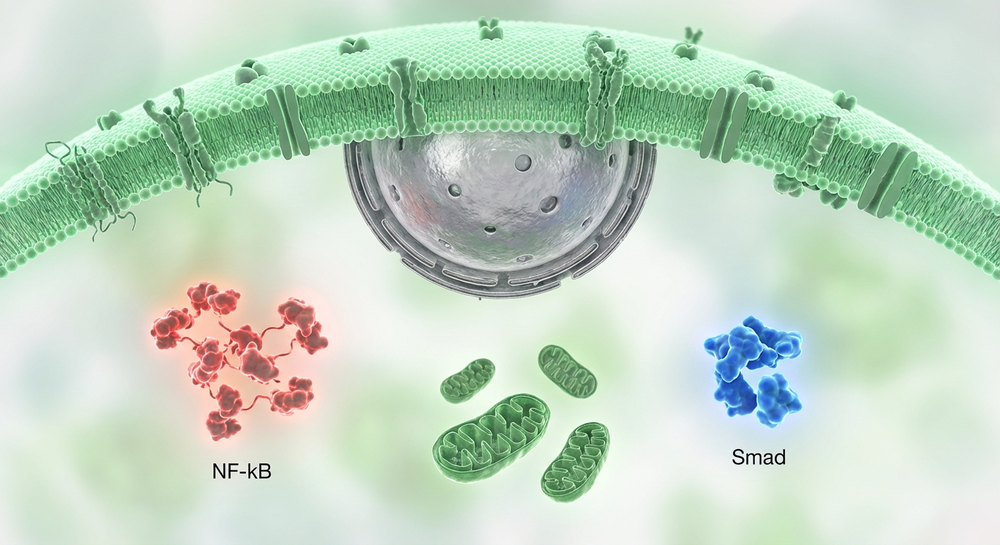
#> input picture CKD_CVD/CKD_CVD_Photoshop_Structured_Base.png, 1000 x 545 px, shrunk from 1408 x 768 before the run, found by its file name
$ python create_photoshop_structured.py
#> lines starting #> are read from the running program, lines starting #| are printed output that depends on the picture
"""
CKD-CVD 타깃 엑소좀: 포토샵 스타일 베이스 + 구조화된 정보 합성 스크립트
"""

import matplotlib.pyplot as plt
from matplotlib.patches import FancyArrowPatch, Circle, FancyBboxPatch, Wedge
import matplotlib.patheffects as path_effects
from PIL import Image
import numpy as np

# 한글 폰트 설정
plt.rcParams['font.family'] = 'Malgun Gothic'
plt.rcParams['axes.unicode_minus'] = False

# 색상
COLOR_MIRNA1 = '#F39C12'   # miR-4739 (주황)
COLOR_MIRNA2 = '#2ECC71'   # miR-4651 (초록)
COLOR_EXO = '#3498DB'      # 엑소좀 (파랑)
COLOR_LIGAND = '#8E44AD'   # 리간드 (보라)

def add_text_box(ax, x, y, title, content, color, width_scale=0.15, height_scale=0.08):
    # 제목
    title_txt = ax.text(x, y, title, fontsize=13, fontweight='bold', color=color, ha='center')
    title_txt.set_path_effects([path_effects.withStroke(linewidth=3, foreground='white')])

    # 내용 박스 (Why)
    box = FancyBboxPatch((x - width_scale/2*img_width, y - height_scale*img_height - 0.02*img_height),
                         width_scale*img_width, height_scale*img_height,
                         boxstyle="round,pad=0.02", fc='white', ec=color, alpha=0.9)
    ax.add_patch(box)

    content_txt = ax.text(x, y - height_scale/2*img_height - 0.02*img_height, content,
                          fontsize=10, color='#555', ha='center', va='center')

# 1. 이미지 로드
img_path = 'CKD_CVD/CKD_CVD_Photoshop_Structured_Base.png'
try:
    img = Image.open(img_path)
#> img is the input picture: PIL image 1000x545 RGB; mean R, G, B 193, 213.3, 195.1
    img_width, img_height = img.size
#> img_width = 1000; img_height = 545
except FileNotFoundError:
    print("이미지를 찾을 수 없습니다.")
    exit()

# Figure 생성
fig = plt.figure(figsize=(16, 9))
ax = fig.add_subplot(111)
ax.imshow(img)
ax.axis('off')

# 좌표 설정 (이미지 분석 기반)
# 세포막: 상단 아치 (y ~ 0.2*height)
# 핵: 하단 중앙 (y ~ 0.8*height)
# NF-kB (Red): 좌측 (x ~ 0.25*width, y ~ 0.5*height)
# Mito (Green): 중앙 (x ~ 0.5*width, y ~ 0.6*height)
# Smad (Blue): 우측 (x ~ 0.75*width, y ~ 0.5*height)

# ========================================
# 1. Binding (상단 중앙)
# ========================================
# 엑소좀 그리기 (이미지에 없으므로)
exo_x, exo_y = img_width * 0.5, img_height * 0.15
#> exo_x = 500; exo_y = 81.75
ax.add_patch(Circle((exo_x, exo_y), img_width*0.04, facecolor=COLOR_EXO, edgecolor='white', lw=2, alpha=0.9))
# 리간드
ax.plot([exo_x, exo_x], [exo_y + img_width*0.04, exo_y + img_width*0.08], color=COLOR_LIGAND, lw=4)

# 텍스트
add_text_box(ax, exo_x, exo_y - img_height*0.1,
             '1. 정밀 타겟팅', 'Why? 신장/심장 정확 배달', COLOR_EXO)


# ========================================
# 2. Pathways
# ========================================

# A. 염증 (좌측 Red)
inf_x, inf_y = img_width * 0.25, img_height * 0.45
#> inf_x = 250; inf_y = 245.2
# miR-4651 아이콘
ax.add_patch(Circle((inf_x, inf_y - img_height*0.15), img_width*0.015, color=COLOR_MIRNA2))
ax.text(inf_x, inf_y - img_height*0.15, 'miR\n4651', ha='center', va='center', color='white', fontsize=9, fontweight='bold')
# 화살표 (억제)
ax.annotate('', xy=(inf_x, inf_y), xytext=(inf_x, inf_y - img_height*0.12),
            arrowprops=dict(arrowstyle='-[', color='#C0392B', lw=4, mutation_scale=15))
# 텍스트
add_text_box(ax, inf_x, inf_y - img_height*0.25,
             '2. 염증 차단', 'Why? 사이토카인 폭풍 방지', '#C0392B')


# B. 미토콘드리아 (중앙 Green)
mito_x, mito_y = img_width * 0.5, img_height * 0.6
#> mito_x = 500; mito_y = 327
# miR-4739 아이콘
ax.add_patch(Circle((mito_x, mito_y - img_height*0.15), img_width*0.015, color=COLOR_MIRNA1))
ax.text(mito_x, mito_y - img_height*0.15, 'miR\n4739', ha='center', va='center', color='white', fontsize=9, fontweight='bold')
# 화살표 (활성)
ax.annotate('', xy=(mito_x, mito_y), xytext=(mito_x, mito_y - img_height*0.12),
            arrowprops=dict(arrowstyle='->', color='#27AE60', lw=4))
# 텍스트
add_text_box(ax, mito_x, mito_y - img_height*0.25,
             '4. 에너지 회복', 'Why? 세포 활력 회복', '#27AE60')


# C. 섬유화 (우측 Blue)
fib_x, fib_y = img_width * 0.75, img_height * 0.45
#> fib_x = 750; fib_y = 245.2
# miR-4739 아이콘
ax.add_patch(Circle((fib_x, fib_y - img_height*0.15), img_width*0.015, color=COLOR_MIRNA1))
ax.text(fib_x, fib_y - img_height*0.15, 'miR\n4739', ha='center', va='center', color='white', fontsize=9, fontweight='bold')
# 화살표 (억제)
ax.annotate('', xy=(fib_x, fib_y), xytext=(fib_x, fib_y - img_height*0.12),
            arrowprops=dict(arrowstyle='-[', color='#2980B9', lw=4, mutation_scale=15))
# 텍스트
add_text_box(ax, fib_x, fib_y - img_height*0.25,
             '3. 섬유화 억제', 'Why? 장기 경화 방지', '#2980B9')


# ========================================
# 3. Nucleus (하단)
# ========================================
nuc_x, nuc_y = img_width * 0.5, img_height * 0.85
#> nuc_x = 500; nuc_y = 463.2
# 텍스트
add_text_box(ax, nuc_x, nuc_y + img_height*0.05,
             '5. 유전자 조절', 'Why? 근본 원인 교정', '#8E44AD')

# 저장
plt.tight_layout()
plt.savefig('CKD_CVD/CKD_CVD_Photoshop_Structured_Final.png', dpi=300, bbox_inches='tight', pad_inches=0)
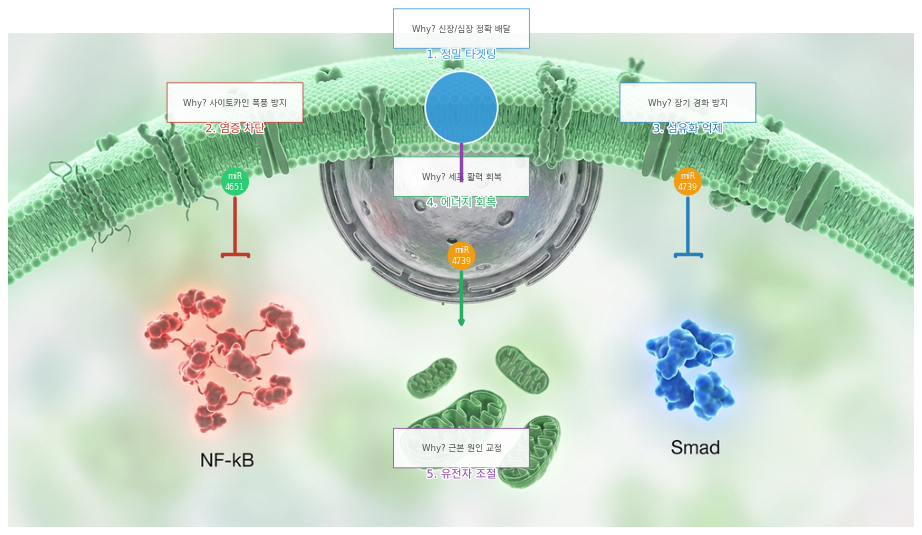
#> figure drawn by matplotlib, 1 panel
print("포토샵 스타일 구조화 모식도 생성 완료: CKD_CVD/CKD_CVD_Photoshop_Structured_Final.png")

$ run again, with CKD_CVD/CKD_CVD_MoA_Combined.png copied over CKD_CVD/CKD_CVD_Photoshop_Structured_Base.png
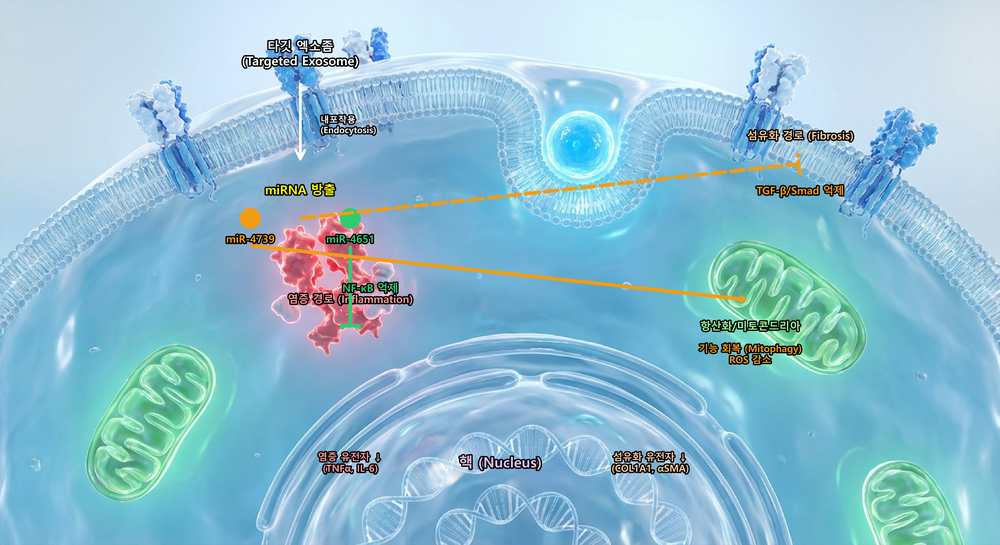
#> input picture CKD_CVD/CKD_CVD_MoA_Combined.png, 1000 x 545 px, shrunk from 4710 x 2569 before the run, found by its file name
#> img is the input picture: PIL image 1000x545 RGBA; mean R, G, B, A 143.7, 191, 210.6, 255
#> `plt.savefig('CKD_CVD/CKD_CVD_Photoshop_Structured_Final.png', dpi=300,..`:
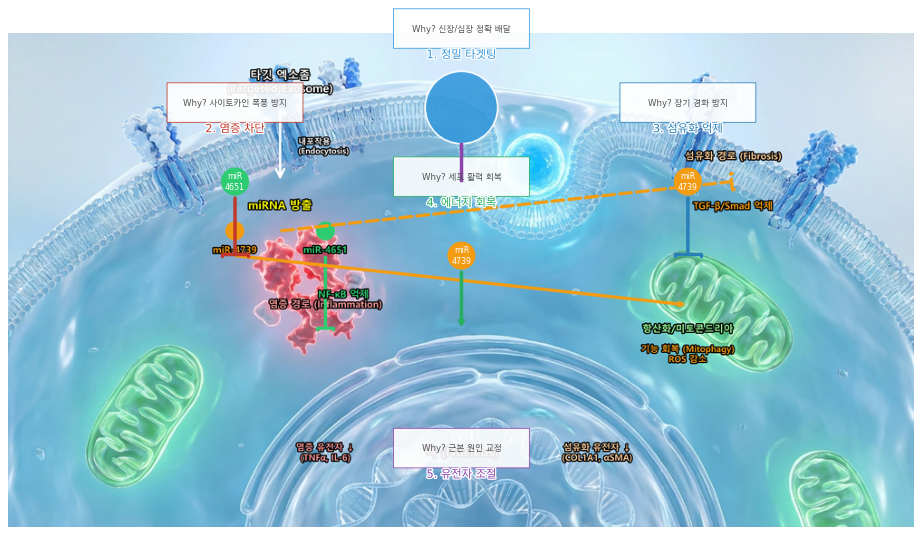
#> figure drawn by matplotlib, 1 panel

$ run again, with CKD_CVD/CKD_CVD_Photoshop_Base.png copied over CKD_CVD/CKD_CVD_Photoshop_Structured_Base.png
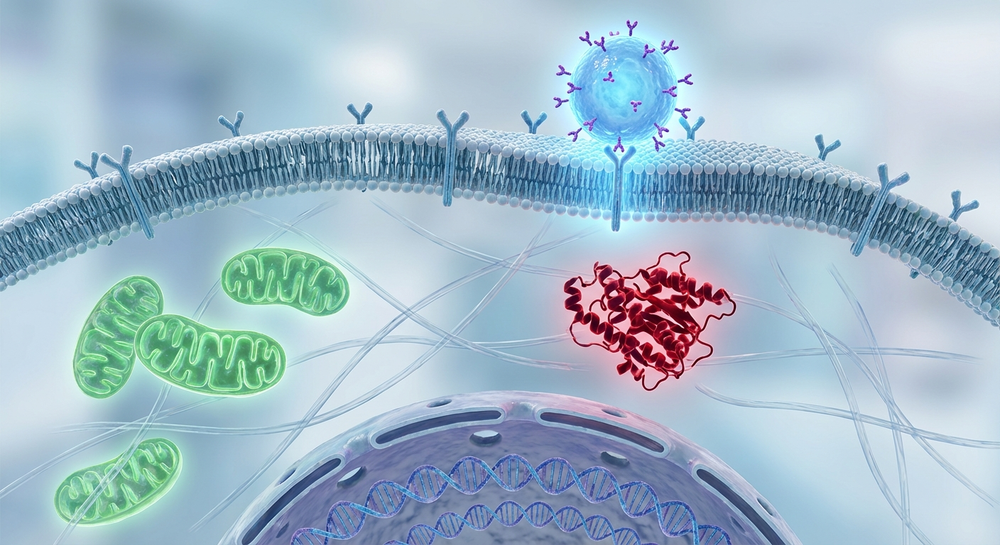
#> input picture CKD_CVD/CKD_CVD_Photoshop_Base.png, 1000 x 545 px, shrunk from 1408 x 768 before the run, found by its file name
#> img is the input picture: PIL image 1000x545 RGB; mean R, G, B 161, 185.8, 201.6
#> `plt.savefig('CKD_CVD/CKD_CVD_Photoshop_Structured_Final.png', dpi=300,..`:
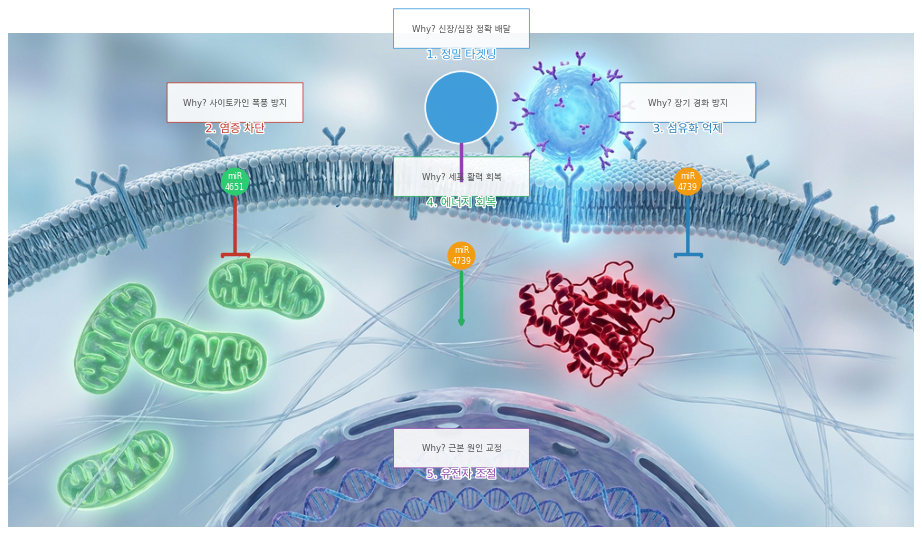
#> figure drawn by matplotlib, 1 panel

$ run again, with CKD_CVD/CKD_CVD_Professional_Base.png copied over CKD_CVD/CKD_CVD_Photoshop_Structured_Base.png
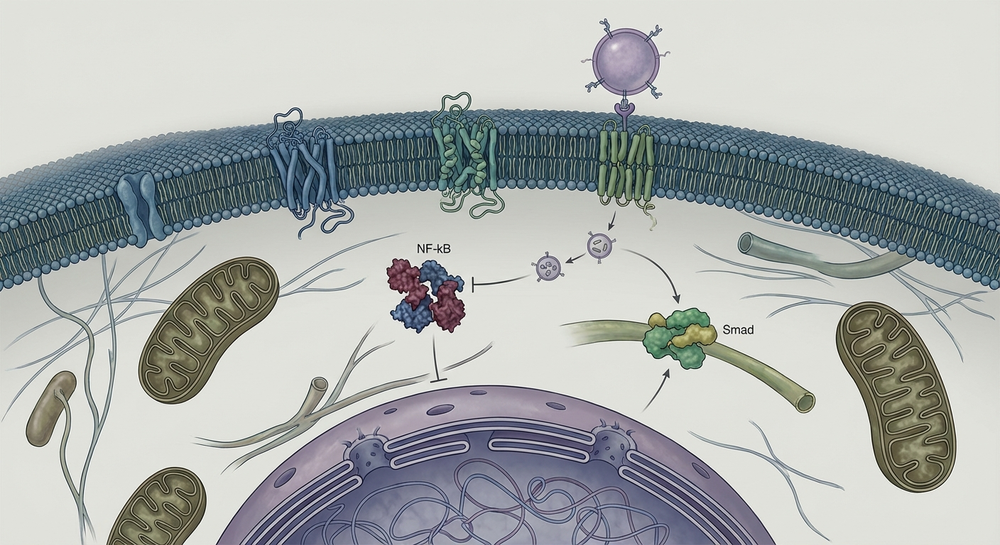
#> input picture CKD_CVD/CKD_CVD_Professional_Base.png, 1000 x 545 px, shrunk from 1408 x 768 before the run, found by its file name
#> img is the input picture: PIL image 1000x545 RGB; mean R, G, B 171.2, 175.4, 174.2
#> `plt.savefig('CKD_CVD/CKD_CVD_Photoshop_Structured_Final.png', dpi=300,..`:
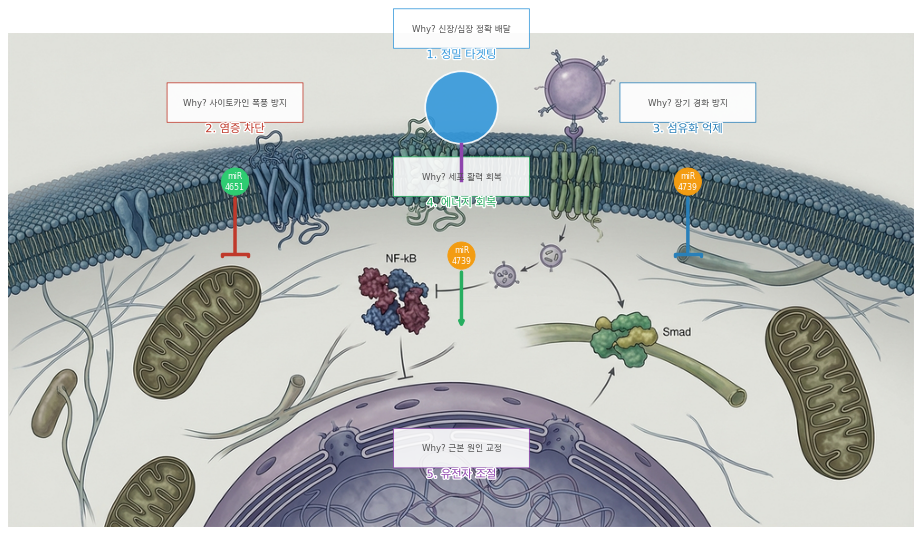
#> figure drawn by matplotlib, 1 panel
